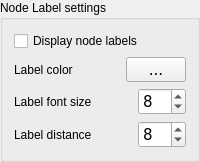
        <widget class="QGroupBox" name="labelGroup">
         <property name="title">
          <string>Node Label settings</string>
         </property>
         <layout class="QGridLayout" name="gridLayout_4">
          <item row="0" column="0">
           <widget class="QCheckBox" name="nodeLabelsChkBox">
            <property name="toolTip">
             <string>&lt;html&gt;&lt;head/&gt;&lt;body&gt;&lt;p&gt;&lt;span style=&quot; font-weight:600;&quot;&gt;Node labels&lt;/span&gt;&lt;/p&gt;&lt;p&gt;Enable or disable displaying labels below the nodes.&lt;/p&gt;&lt;p&gt;Any change will apply to all existing nodes immediately.&lt;/p&gt;&lt;p&gt;Once you press OK, this setting will be saved and it will be used in all future SocNetV sessions.&lt;/p&gt;&lt;/body&gt;&lt;/html&gt;</string>
            </property>
            <property name="whatsThis">
             <string>&lt;html&gt;&lt;head/&gt;&lt;body&gt;&lt;p&gt;&lt;span style=&quot; font-weight:600;&quot;&gt;Node labels&lt;/span&gt;&lt;/p&gt;&lt;p&gt;Enable or disable displaying labels below the nodes.&lt;/p&gt;&lt;p&gt;Any change will apply to all existing nodes immediately.&lt;/p&gt;&lt;p&gt;Once you press OK, this setting will be saved and it will be used in all future SocNetV sessions.&lt;/p&gt;&lt;/body&gt;&lt;/html&gt;</string>
            </property>
            <property name="layoutDirection">
             <enum>Qt::LeftToRight</enum>
            </property>
            <property name="text">
             <string>Display node labels</string>
            </property>
           </widget>
          </item>
          <item row="1" column="0">
           <layout class="QHBoxLayout" name="horizontalLayout_8">
            <item>
             <widget class="QLabel" name="label_8">
              <property name="text">
               <string>Label color</string>
              </property>
             </widget>
            </item>
            <item>
             <spacer name="horizontalSpacer_8">
              <property name="font">
               <font>
                <family>DejaVu Sans</family>
                <pointsize>11</pointsize>
               </font>
              </property>
              <property name="orientation">
               <enum>Qt::Horizontal</enum>
              </property>
              <property name="sizeHint" stdset="0">
               <size>
                <width>40</width>
                <height>20</height>
               </size>
              </property>
             </spacer>
            </item>
            <item>
             <widget class="QToolButton" name="nodeLabelColorBtn">
              <property name="minimumSize">
               <size>
                <width>60</width>
                <height>25</height>
               </size>
              </property>
              <property name="font">
               <font>
                <family>DejaVu Sans</family>
                <pointsize>11</pointsize>
               </font>
              </property>
              <property name="cursor">
               <cursorShape>PointingHandCursor</cursorShape>
              </property>
              <property name="toolTip">
               <string>&lt;html&gt;&lt;head/&gt;&lt;body&gt;&lt;p&gt;&lt;span style=&quot; font-weight:600;&quot;&gt;Node label color&lt;/span&gt;&lt;/p&gt;&lt;p&gt;Click to select a new color for node labels.&lt;/p&gt;&lt;p&gt;Any change to this setting will apply to all existing node labels immediately.&lt;/p&gt;&lt;p&gt;This is a permanent setting. Once you press OK, it will be saved and used in all future SocNetV sessions as default node label color.&lt;/p&gt;&lt;/body&gt;&lt;/html&gt;</string>
              </property>
              <property name="text">
               <string>...</string>
              </property>
              <property name="iconSize">
               <size>
                <width>60</width>
                <height>20</height>
               </size>
              </property>
             </widget>
            </item>
           </layout>
          </item>
          <item row="2" column="0">
           <layout class="QHBoxLayout" name="horizontalLayout_7">
            <item>
             <widget class="QLabel" name="label_7">
              <property name="text">
               <string>Label font size</string>
              </property>
             </widget>
            </item>
            <item>
             <spacer name="horizontalSpacer_7">
              <property name="font">
               <font>
                <family>DejaVu Sans</family>
                <pointsize>11</pointsize>
               </font>
              </property>
              <property name="orientation">
               <enum>Qt::Horizontal</enum>
              </property>
              <property name="sizeHint" stdset="0">
               <size>
                <width>40</width>
                <height>20</height>
               </size>
              </property>
             </spacer>
            </item>
            <item>
             <widget class="QSpinBox" name="nodeLabelSizeSpin">
              <property name="font">
               <font>
                <family>DejaVu Sans</family>
                <pointsize>11</pointsize>
               </font>
              </property>
              <property name="cursor">
               <cursorShape>SizeVerCursor</cursorShape>
              </property>
              <property name="toolTip">
               <string>&lt;html&gt;&lt;head/&gt;&lt;body&gt;&lt;p&gt;&lt;span style=&quot; font-weight:600;&quot;&gt;Node label size&lt;/span&gt;&lt;/p&gt;&lt;p&gt;Select a new font size (in pixels) for all node labels.&lt;/p&gt;&lt;p&gt;Any change to this setting will apply to all existing node labels immediately.&lt;/p&gt;&lt;p&gt;This is a permanent setting. Once you press OK, it will be saved and used in all future SocNetV sessions as default node label size.&lt;/p&gt;&lt;/body&gt;&lt;/html&gt;</string>
              </property>
              <property name="minimum">
               <number>1</number>
              </property>
              <property name="value">
               <number>8</number>
              </property>
             </widget>
            </item>
           </layout>
          </item>
          <item row="3" column="0">
           <layout class="QHBoxLayout" name="horizontalLayout_9">
            <item>
             <widget class="QLabel" name="label_9">
              <property name="text">
               <string>Label distance</string>
              </property>
             </widget>
            </item>
            <item>
             <spacer name="horizontalSpacer_9">
              <property name="font">
               <font>
                <family>DejaVu Sans</family>
                <pointsize>11</pointsize>
               </font>
              </property>
              <property name="orientation">
               <enum>Qt::Horizontal</enum>
              </property>
              <property name="sizeHint" stdset="0">
               <size>
                <width>40</width>
                <height>20</height>
               </size>
              </property>
             </spacer>
            </item>
            <item>
             <widget class="QSpinBox" name="nodeLabelDistanceSpin">
              <property name="font">
               <font>
                <family>DejaVu Sans</family>
                <pointsize>11</pointsize>
               </font>
              </property>
              <property name="cursor">
               <cursorShape>SizeVerCursor</cursorShape>
              </property>
              <property name="toolTip">
               <string>&lt;html&gt;&lt;head/&gt;&lt;body&gt;&lt;p&gt;&lt;span style=&quot; font-weight:600;&quot;&gt;Label distance from node&lt;/span&gt;&lt;/p&gt;&lt;p&gt;Change the distance of labels from the respective nodes.&lt;/p&gt;&lt;p&gt;Any change to this setting will apply to all existing node labels immediately.&lt;/p&gt;&lt;p&gt;This is a permanent setting. Once you press OK, it will be saved and used in all future SocNetV sessions as default label distance from node.&lt;/p&gt;&lt;/body&gt;&lt;/html&gt;</string>
              </property>
              <property name="value">
               <number>8</number>
              </property>
             </widget>
            </item>
           </layout>
          </item>
         </layout>
        </widget>
